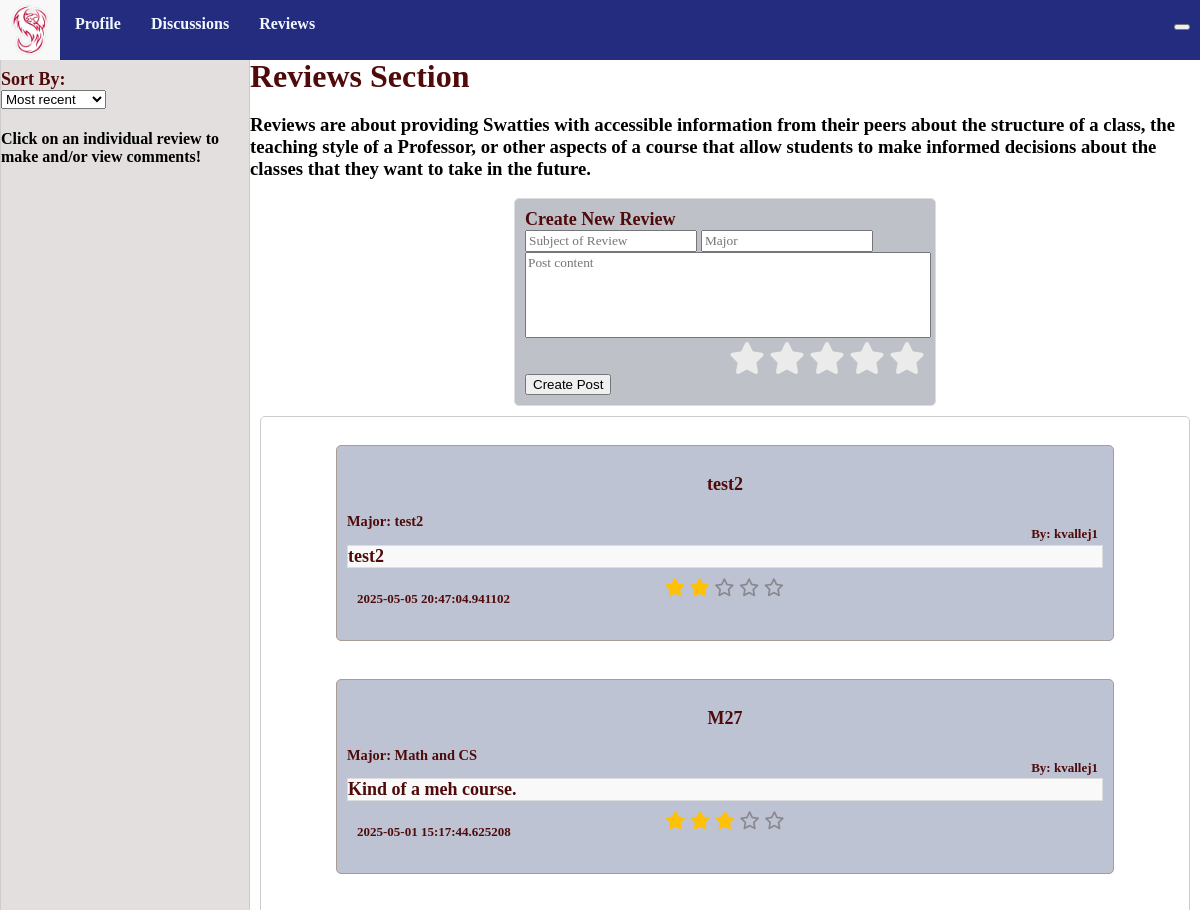
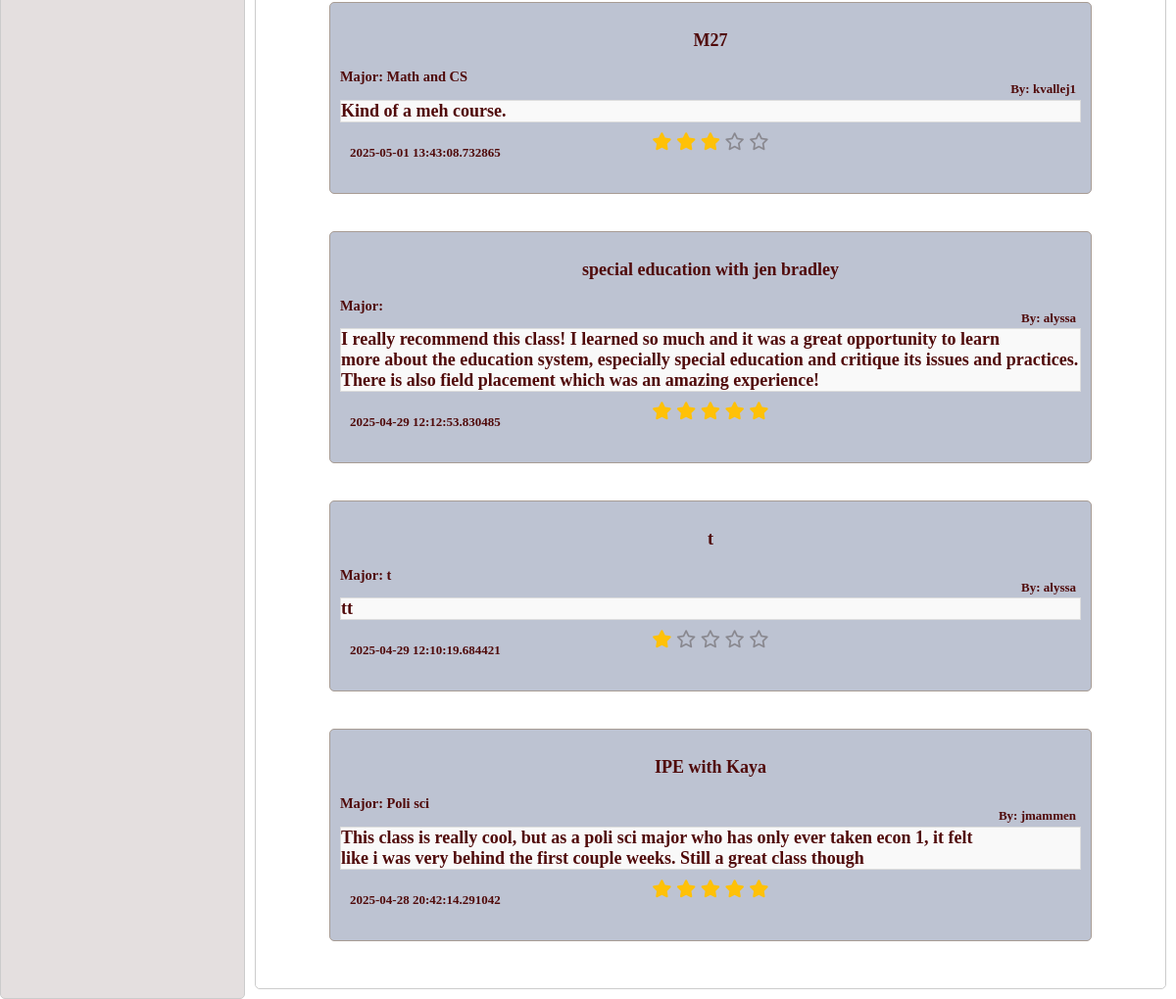
The app's page /reviews with its own data (2 pictures, top to bottom).
### models.py (models this page shows, shortened)
class Review(db.Model):
    id = db.Column(db.Integer, primary_key=True)
    title = db.Column(db.String(255), nullable=False)
    content = db.Column(db.Text, nullable=False)
    created_at = db.Column(db.DateTime, default=db.func.current_timestamp())
    rating = db.Column(db.Integer, nullable=False)
    author = db.Column(db.Text, nullable=False)
    comments = db.relationship('Comment', backref='review', cascade="all, delete-orphan", lazy=True)
    major = db.Column(db.Text, nullable=False)

### app.py (the view)
@app.route('/reviews', methods=['POST','GET'])
def reviews():
    reviews=Review.query.order_by(Review.created_at.desc()).all() #puts the reviews in the most recent to least recent order
    reviews_data=[]
    for review in reviews:
        reviews_data.append({
            'id': review.id,
            'title': review.title,
            'author': review.author,
            'created_at': review.created_at,
            'content': review.content,
            'rating': review.rating,
            'major': review.major,
        })
    return render_template('reviews.html', reviews=reviews_data)

### templates/reviews.html (shortened to what this page needs)
{% extends "base.html" %}
{%block head%}
{{ super() }}
<link rel="stylesheet" href="https://cdnjs.cloudflare.com/ajax/libs/font-awesome/6.7.2/css/all.min.css">
<link rel="stylesheet" href="{{ url_for('static', filename='styles/reviews.css') }}">
{% endblock %}
{%block content %}
<div class="container">
    <div class="sidebar">
        <br>
        <p1 style="text-align:center;">Sort By:</p1>
        <div class="dropdown">
            <select name="order_by" id="order_by" onchange="filterby(this)">
                <option value="">Most recent</option>
            </select>
        <h4>Click on an individual review to make and/or view comments!</h4>
        </div>
    </div>
    <div class="space">
        <br>
        <p2>Reviews Section</p2>
        <h3>Reviews are about providing Swatties with accessible information from their peers about the structure of a class, the teaching style of a Professor, or other aspects of a course that allow students to make informed decisions about the classes that they want to take in the future.</h3>
        <div class="main">
            <div class="add_post">
                <p1>Create New Review</p1>
                <form id="form">
                    <input type="text" id="title" placeholder="Subject of Review" required maxlength="50">
                    <input type="text" id="major" placeholder="Major " required maxlength="50">
                    <textarea id="new_content" placeholder="Post content" required></textarea>
                    <div class="rating_container">
                        <div class="rating">
                            <label for="star5"><i class="fa-solid fa-star"></i></label>
                            <label for="star4"><i class="fa-solid fa-star"></i></label>
                            <label for="star3"><i class="fa-solid fa-star"></i></label>
                            <label for="star2"><i class="fa-solid fa-star"></i></label>
                            <label for="star1"><i class="fa-solid fa-star"></i></label>
                        </div>
                    </div>
                    <button id="submitReview">Create Post</button>
                </form>
            </div>
        </div>
        <div class="list-group">
            {% for review in reviews %}
            <a href="{{ url_for('rev_posts', review_id=review.id) }}" class="list-group-item">
                <div class="whereithappens">
                    <div id="header">
                        <p id="title">{{review.title}}</p1>
                        <p id="author">By: {{review.author}}</p>
                        <p id="major">Major: {{review.major}}</p>
                    </div>
                    <p id="content">{{review.content}}</p>
                    <div id="information">
                        <p id="created_at">{{review.created_at}}</p>
                        <div class="stars">
                            {% for _ in range(review.rating|int) %}
                            <i class="fa-solid fa-star" style="color: #ffc107"></i>
                            {% endfor %}
                            {% for _ in range(5 - review.rating|int) %}
                            <i class="fa-regular fa-star" style="color: #5d565689"></i>
                            {% endfor %}
                        </div>
                    </div>
                </div>
            </a>
            {% endfor %}
        </div>
    </div>
</div>
{%endblock%}

### static/styles/base.css (style rules this page uses)
body { margin: 0; padding: 0; }
p { font-size: 0.8em; }
p1 { color: rgb(80, 10, 10); font-weight: bold; font-size: large; }
p2 { color: rgb(80, 10, 10); font-weight: bold; font-size: xx-large; text-align: center; }
a { color: rgb(80, 10, 10); font-weight: bold; font-size: medium; text-decoration: none; }
.container { font-family:montserrat; display: grid; grid-template-columns: 250px 1fr; height: 100vh; }
.sidebar { background: #e4dfdf; border: 1px solid #ccc; border-radius: 5px; padding-top: 50px; }
.space { padding-top: 40px; }
.add_post { min-height: 20vh; width: 50vh; background-color: #bfc1c8; margin: auto; padding: 10px; border: 1px solid #ddd; border-radius: 5px; }
.list-group { background-color: #ffffff; border: 1px solid #ccc; padding: 10px; padding-left: 75px; padding-right: 75px; margin: 10px; border-radius: 5px; }
.list-group-item { padding: 10px; margin: 10px; }
.whereithappens { padding: 10px; background-color: #bdc3d2; border: 1px solid #a89c94; margin-bottom: 20px; border-radius: 5px; font-family:montserrat; font-size: large; }
#content { border: 1px solid #ddd; margin: auto; background-color: #f9f9f9; font-size: large; }
#new_content { width: 50vh; height:10vh; resize: none; }
#header #title { color: rgb(80, 10, 10); font-weight: bolder; font-size: large; text-align: center; }
#header #author { color: rgb(80, 10, 10); font-weight: bold; font-size: small; margin-right: 5px; position: relative; float: right; }
#information { display: grid; grid-template-columns: repeat(3, auto); padding: 5px; margin: 5px; }
#information p { font-size: small; }
.dropdown { position: relative; display: inline-block; }
#form input, #form textarea { font-family:montserrat; }

### static/styles/reviews.css (style rules this page uses)
.rating_container .rating { direction: rtl; }
.rating_container .rating label { display: inline-block; cursor: pointer; color: #ebebeb; }
.rating_container .rating label i { font-size: 2rem; transition: 0.1s ease-in }

### records on screen
Review: title "test2", author "kvallej1", major "test2", content "test2", created_at "2025-05-05 20:47:04.941102"
Review: title "M27", author "kvallej1", major "Math and CS", content "Kind of a meh course.", created_at "2025-05-01 15:17:44.625208"
Review: title "M27", author "kvallej1", major "Math and CS", content "Kind of a meh course.", created_at "2025-05-01 13:43:08.732865"
Review: title "special education with jen bradley", author "alyssa", content "I really recommend this class! I learned so much and it was a great opportunity to learn more about the education system, especially special education and critique its issues and practices. There is also field placement which was an amazing experience!", created_at "2025-04-29 12:12:53.830485"
Review: title "t", author "alyssa", major "t", content "tt", created_at "2025-04-29 12:10:19.684421"
Review: title "IPE with Kaya", author "jmammen", major "Poli sci", content "This class is really cool, but as a poli sci major who has only ever taken econ 1, it felt like i was very behind the first couple weeks. Still a great class though", created_at "2025-04-28 20:42:14.291042"
